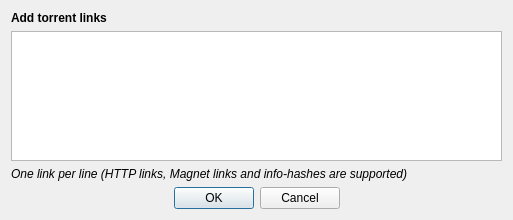
<?xml version="1.0" encoding="UTF-8"?>
<ui version="4.0">
 <class>DownloadFromURLDialog</class>
 <widget class="QDialog" name="DownloadFromURLDialog">
  <property name="geometry">
   <rect>
    <x>0</x>
    <y>0</y>
    <width>513</width>
    <height>220</height>
   </rect>
  </property>
  <property name="windowTitle">
   <string>Dialog</string>
  </property>
  <layout class="QVBoxLayout" name="verticalLayout">
   <item>
    <widget class="QLabel" name="lbl_downloadURL">
     <property name="font">
      <font>
       <weight>75</weight>
       <bold>true</bold>
      </font>
     </property>
     <property name="text">
      <string>Add torrent links</string>
     </property>
    </widget>
   </item>
   <item>
    <widget class="QTextEdit" name="textURLs"/>
   </item>
   <item>
    <widget class="QLabel" name="lbl_info">
     <property name="font">
      <font>
       <italic>true</italic>
      </font>
     </property>
     <property name="text">
      <string>One link per line (HTTP links, Magnet links and info-hashes are supported)</string>
     </property>
    </widget>
   </item>
   <item>
    <widget class="QDialogButtonBox" name="buttonBox">
     <property name="orientation">
      <enum>Qt::Horizontal</enum>
     </property>
     <property name="standardButtons">
      <set>QDialogButtonBox::Cancel|QDialogButtonBox::Ok</set>
     </property>
     <property name="centerButtons">
      <bool>true</bool>
     </property>
    </widget>
   </item>
  </layout>
 </widget>
 <resources/>
 <connections>
  <connection>
   <sender>buttonBox</sender>
   <signal>accepted()</signal>
   <receiver>DownloadFromURLDialog</receiver>
   <slot>accept()</slot>
   <hints>
    <hint type="sourcelabel">
     <x>248</x>
     <y>254</y>
    </hint>
    <hint type="destinationlabel">
     <x>157</x>
     <y>274</y>
    </hint>
   </hints>
  </connection>
  <connection>
   <sender>buttonBox</sender>
   <signal>rejected()</signal>
   <receiver>DownloadFromURLDialog</receiver>
   <slot>reject()</slot>
   <hints>
    <hint type="sourcelabel">
     <x>316</x>
     <y>260</y>
    </hint>
    <hint type="destinationlabel">
     <x>286</x>
     <y>274</y>
    </hint>
   </hints>
  </connection>
 </connections>
</ui>
